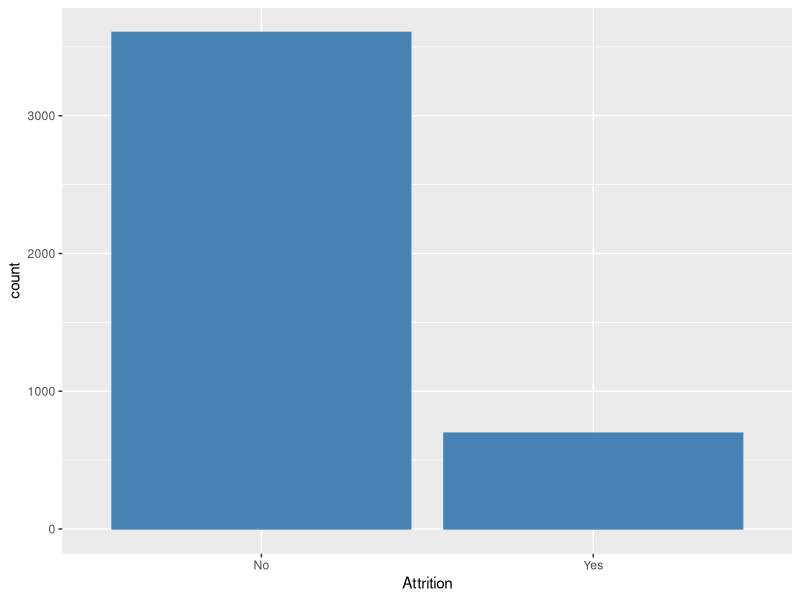
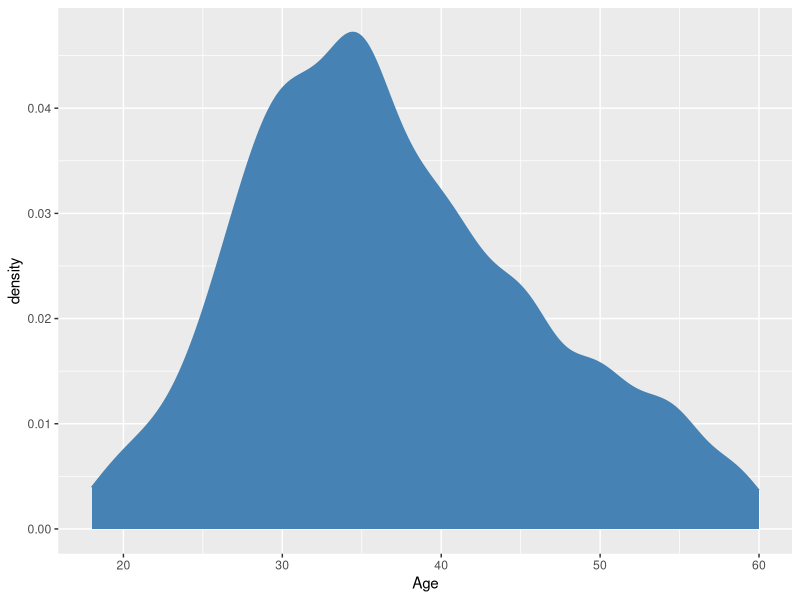
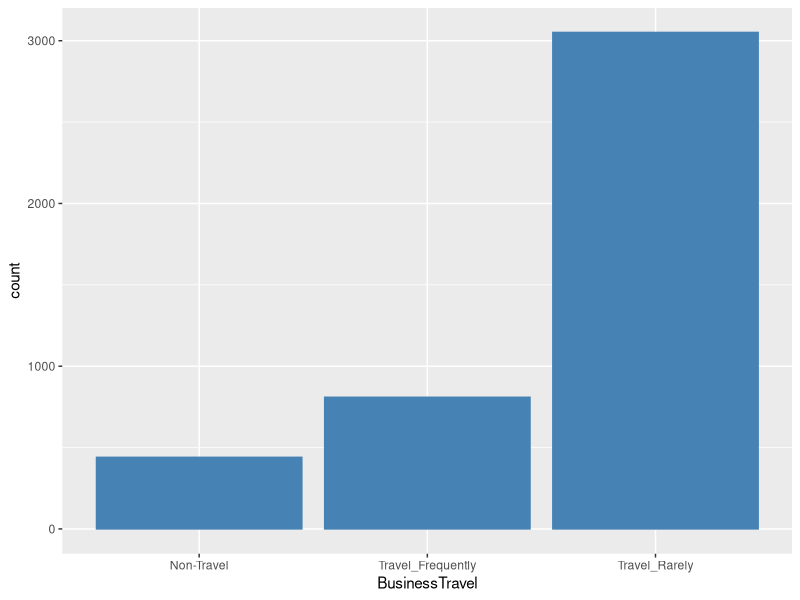
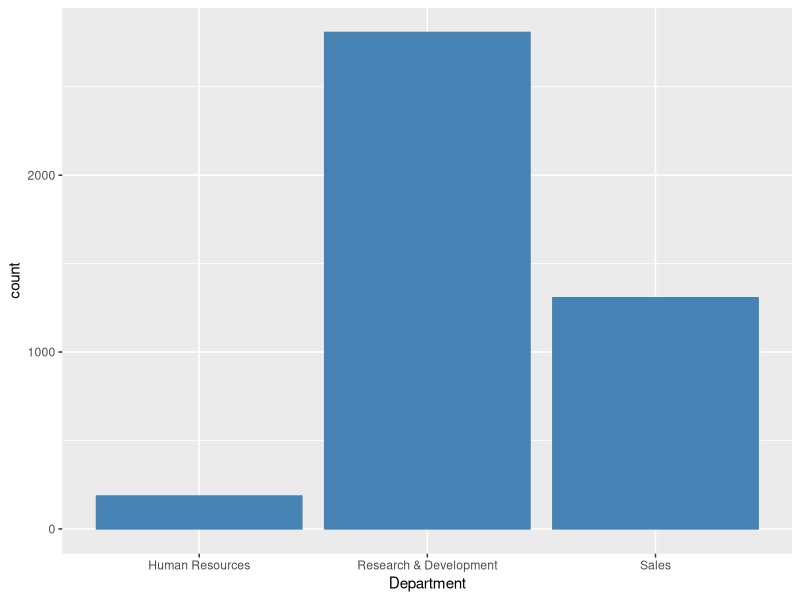
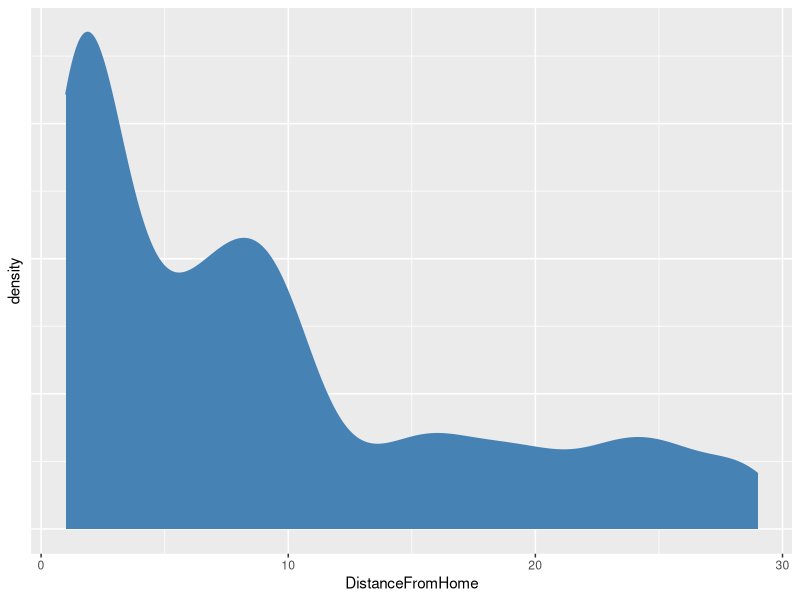
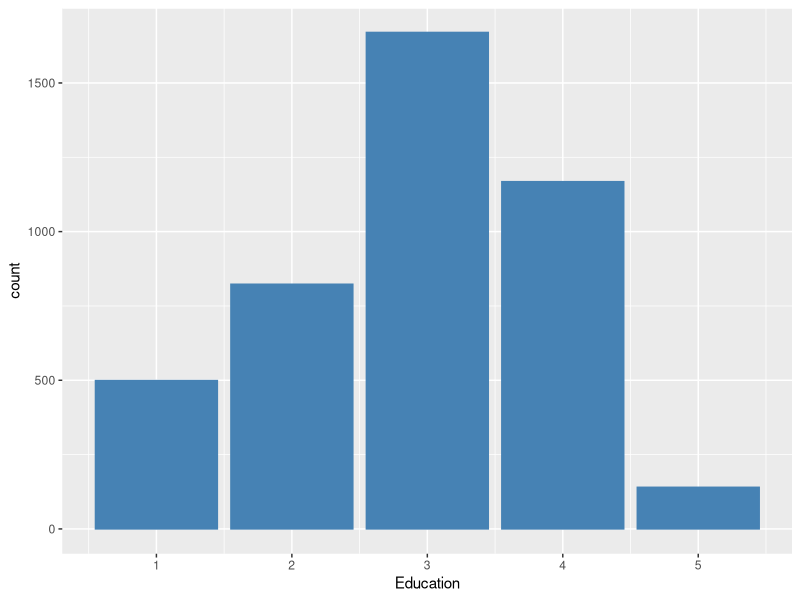
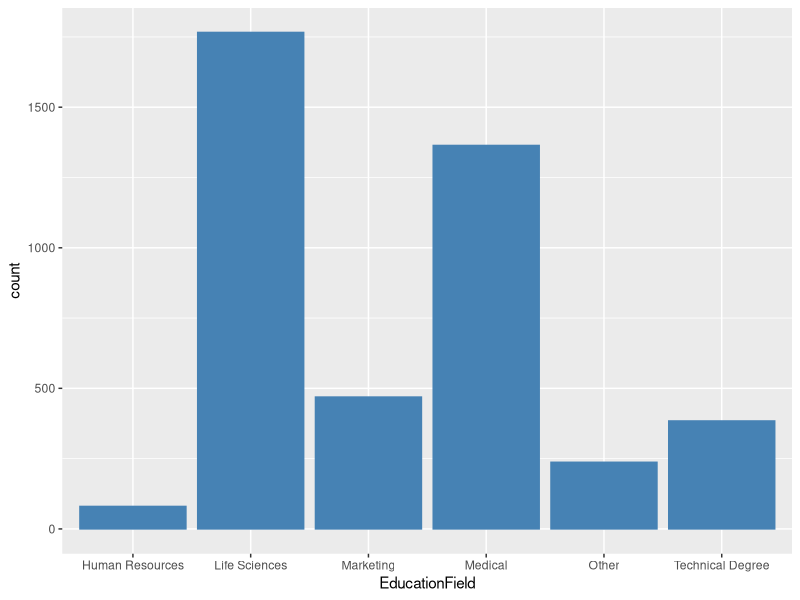
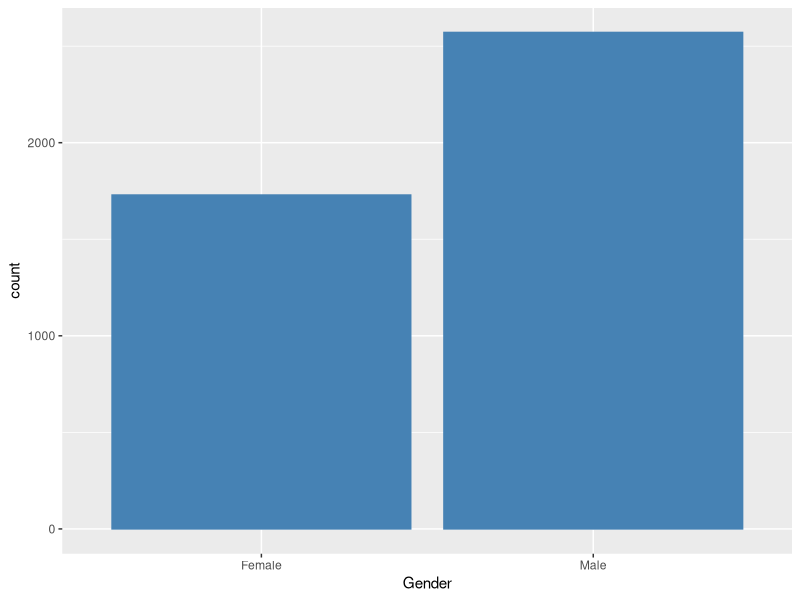

Generate these figures, in order, with R:
# clean environment 
rm(list=ls())

# imports
library(ggplot2)
library(scales)
library(gridExtra)
library(corrplot)

#Importing data from csv files and reading data into a data frame
data <- read.csv("employee_data.csv")
data <- as.data.frame(data)

#get dimensions of data frame
dim(data)

#Structure of the data frame
structure(data)

#Get the first and last 10 rows
head(data,10)
tail(data,10)

#Show summary of the dataframe
summary(data)

# Data with attrition is Yes and No
dataNo <- data[data$Attrition == "No",]
dataYes <- data[data$Attrition == "Yes",]

# Simple visualization 

# Attrition Rate
Attrition <- ggplot(data = data, aes(Attrition)) 
Attrition <- Attrition + geom_bar(fill = "steelblue", color ="steelblue") 
Attrition

# Age 
Age <- ggplot(data = data, aes(Age))
Age <- Age + geom_density(fill = "steelblue", color ="steelblue") 
Age

# Business Travel
BTravel <- ggplot(data = data, aes(BusinessTravel))
BTravel <- BTravel + geom_bar(fill = "steelblue", color ="steelblue") 
BTravel

# Department 
Department <- ggplot(data = data, aes(Department))
Department <- Department + geom_bar(fill = "steelblue", color ="steelblue") 
Department

# Distance From Home
DistFromHome <- ggplot(data = data, aes(x = DistanceFromHome))
DistFromHome <- DistFromHome + geom_density(fill = "steelblue", color ="steelblue")
DistFromHome + theme(axis.text.y=element_blank(), axis.ticks.y=element_blank())

# Education
Education <- ggplot(data = data, aes(Education))
Education <- Education + geom_bar(fill = "steelblue", color ="steelblue") 
Education

# Education Field
EducationField <- ggplot(data = data, aes(EducationField))
EducationField <- EducationField + geom_bar(fill = "steelblue", color ="steelblue") 
EducationField

# Gender 
Gender <- ggplot(data = data, aes(Gender))
Gender <- Gender + geom_bar(fill = "steelblue", color ="steelblue") 
Gender

# JobLevel
JobLevel <- ggplot(data = data, aes(JobLevel))
JobLevel <- JobLevel + geom_bar(fill = "steelblue", color ="steelblue") 
JobLevel

# JobRole
JobRole <- ggplot(data = data, aes(JobRole))
JobRole <- JobRole + geom_bar(fill = "steelblue", color ="steelblue") 
JobRole + theme(axis.text.x = element_text(angle = 30, hjust = 1))

# MaritalStatus
MaritalStatus <- ggplot(data = data, aes(MaritalStatus))
MaritalStatus <- MaritalStatus + geom_bar(fill = "steelblue", color ="steelblue") 
MaritalStatus

# MonthlyIncome
MonthlyIncome <- ggplot(data = data, aes(MonthlyIncome))
MonthlyIncome <- MonthlyIncome + geom_density(fill = "steelblue", color ="steelblue")
MonthlyIncome + theme(axis.text.y=element_blank(), axis.ticks.y=element_blank())

# NumCompaniesWorked
NumCompaniesWorked <- ggplot(data = data, aes(NumCompaniesWorked))
NumCompaniesWorked <- NumCompaniesWorked + geom_bar(fill = "steelblue", color ="steelblue") 
NumCompaniesWorked

# PercentSalaryHike
PercentSalaryHike <- ggplot(data = data, aes(PercentSalaryHike))
PercentSalaryHike <- PercentSalaryHike + geom_density(fill = "steelblue", color ="steelblue") 
PercentSalaryHike + theme(axis.text.y=element_blank(), axis.ticks.y=element_blank())

# StockOptionLevel
StockOptionLevel <- ggplot(data = data, aes(StockOptionLevel))
StockOptionLevel <- StockOptionLevel + geom_bar(fill = "steelblue", color ="steelblue") 
StockOptionLevel

# TotalWorkingYears
TotalWorkingYears <- ggplot(data = data, aes(TotalWorkingYears))
TotalWorkingYears <- TotalWorkingYears + geom_density(fill = "steelblue", color ="steelblue") 
TotalWorkingYears + theme(axis.text.y=element_blank(), axis.ticks.y=element_blank())

# YearsAtCompany
YearsAtCompany <- ggplot(data = data, aes(YearsAtCompany))
YearsAtCompany <- YearsAtCompany + geom_density(fill = "steelblue", color ="steelblue") 
YearsAtCompany + theme(axis.text.y=element_blank(), axis.ticks.y=element_blank())

# YearsSinceLastPromotion
YearsSinceLastPromotion <- ggplot(data = data, aes(YearsSinceLastPromotion))
YearsSinceLastPromotion <- YearsSinceLastPromotion + geom_density(fill = "steelblue", color ="steelblue") 
YearsSinceLastPromotion + theme(axis.text.y=element_blank(), axis.ticks.y=element_blank())

# YearsWithCurrManager
YearsWithCurrManager <- ggplot(data = data, aes(YearsWithCurrManager))
YearsWithCurrManager <- YearsWithCurrManager + geom_bar(fill = "steelblue", color ="steelblue") 
YearsWithCurrManager

# EnvironmentSatisfaction
EnvironmentSatisfaction <- ggplot(data = data, aes(EnvironmentSatisfaction))
EnvironmentSatisfaction <- EnvironmentSatisfaction + geom_bar(fill = "steelblue", color ="steelblue") 
EnvironmentSatisfaction

# JobSatisfaction
JobSatisfaction <- ggplot(data = data, aes(JobSatisfaction))
JobSatisfaction <- JobSatisfaction + geom_bar(fill = "steelblue", color ="steelblue") 
JobSatisfaction

# WorkLifeBalance
WorkLifeBalance <- ggplot(data = data, aes(WorkLifeBalance))
WorkLifeBalance <- WorkLifeBalance + geom_bar(fill = "steelblue", color ="steelblue") 
WorkLifeBalance

# JobInvolvement
JobInvolvement <- ggplot(data = data, aes(JobInvolvement))
JobInvolvement <- JobInvolvement + geom_bar(fill = "steelblue", color ="steelblue") 
JobInvolvement

# PerformanceRating
PerformanceRating <- ggplot(data = data, aes(PerformanceRating))
PerformanceRating <- PerformanceRating + geom_bar(fill = "steelblue", color ="steelblue") 
PerformanceRating

# AverageWorkingHours
AverageWorkingHours <- ggplot(data = data, aes(AverageWorkingHours))
AverageWorkingHours <- AverageWorkingHours + geom_density(fill = "steelblue", color ="steelblue") 
AverageWorkingHours  + theme(axis.text.y=element_blank(), axis.ticks.y=element_blank())



######################## Attrition VS Categorical Data ########################

# Attrition Vs Gender
AttVGender <- ggplot(data = data, aes(fill=Attrition, Gender)) + geom_bar(position="fill") 
AttVGender

# Attrition Vs BusinessTravel
TravVAttr <- ggplot(data = data, aes(fill=Attrition, BusinessTravel)) + geom_bar(position="fill") 
TravVAttr

# Attrition Vs WorkLifeBalance
BalanceVAttr <- ggplot(data = data, aes(fill=Attrition, WorkLifeBalance)) + geom_bar(position="fill") 
BalanceVAttr

# Attrition Vs Education
AttrVEdu <- ggplot(data = data, aes(Education, fill=Attrition)) + geom_bar(position = "fill")
AttrVEdu

# Attrition Vs Education Field
AttrVEdu <- ggplot(data = data, aes(EducationField, fill=Attrition)) + geom_bar(position = "fill") 
AttrVEdu

# Attrition Vs JobLevel
AttrVJL <- ggplot(data = data, aes(JobLevel, fill=Attrition)) + geom_bar(position = "fill")
AttrVJL

# Attrition Vs MaritalStatus
AttrVStatus <- ggplot(data = data, aes(MaritalStatus, fill=Attrition)) + geom_bar(position = "fill")
AttrVStatus

# Attrition vs Dep
AttVDep <- ggplot(data = data, aes(Department, fill = Attrition)) + geom_bar(position = "fill")
AttVDep

# Attrition vs JobRole
AttVJR <- ggplot(data = data, aes(JobRole, fill = Attrition)) + geom_bar(position = "fill")
AttVJR

# Attrition vs Env Satisfaction
AttVEnvSat <- ggplot(data = data, aes(EnvironmentSatisfaction, fill = Attrition)) + geom_bar(position = "fill")
AttVEnvSat

# Attrition vs Job satisfaction
AttVJobSat <- ggplot(data = data, aes(JobSatisfaction, fill = Attrition)) + geom_bar(position = "fill")
AttVJobSat

######################## Attrition VS Continous Data ########################

# Attrition VS Age
AttVAge <- ggplot(data=data, aes(y = Age, x = Attrition)) + geom_boxplot(aes(color = Attrition)) 
AttVAge + theme(axis.text.y=element_blank(), axis.ticks.y=element_blank())

# Attrition VS DistanceFromHome
AttrVDist <- ggplot(data = data, aes(DistanceFromHome)) + geom_bar(aes(fill = Attrition), position = "fill")
AttrVDist

# Attrition VS Salary hike 
AttVHike <- ggplot(data = data, aes(x = Attrition, y = data$PercentSalaryHike)) + geom_boxplot()
AttVHike

# Attrition VS (num of companies / totalyears)
rateOfAttrition <- data$NumCompaniesWorked/data$TotalWorkingYears
data$rateOfAttrition <- c(rateOfAttrition)
AttrVRate <- ggplot(data = data, aes(x = Attrition ,y=rateOfAttrition)) + geom_boxplot()
AttrVRate

AttrVRate <- ggplot(data = data, aes(x = Attrition ,y=TotalWorkingYears, color = Attrition)) + geom_boxplot()
AttrVRate

# Attrition vs Training times last year
AttVTrain <- ggplot(data = data, aes(y = TrainingTimesLastYear,x = Attrition, color = Attrition)) + geom_boxplot()
AttVTrain

# Attrition vs TotalWorkingHours
AttVWorkingHours <- ggplot(data = data, aes(y = AverageWorkingHours,x = Attrition, color = Attrition)) + geom_boxplot()
AttVWorkingHours

# Attrition VS Years With current manager
AttVCurrManager <- ggplot(data = data, aes(y = YearsWithCurrManager, x = Attrition,  color = Attrition)) + geom_boxplot()
AttVCurrManager

# Attrition vs years at company
AttVYearsAtCompany <- ggplot(data = data, aes(y = YearsAtCompany, x = Attrition,  color = Attrition)) + geom_boxplot()
AttVYearsAtCompany

######################## Experimental Insights ########################

# Age vs Gender
AgeVGender <- ggplot(data = data, aes(y=Age, x=Gender)) + geom_boxplot(aes(fill=Gender))
AgeVGender

# BusinessTravel Vs Age & Gender
TravelVAgeAndGender <- ggplot(data = data, aes(x = BusinessTravel, y = Age)) + geom_boxplot(aes(fill = Gender))
TravelVAgeAndGender

# DistanceFromHome and gender
DistVGender <- ggplot(data = data, aes(y=DistanceFromHome, x=Gender)) + geom_boxplot(aes(fill = Gender))
DistVGender

# Attrition Vs DistanceFromHome, Gender
data$Attrition <- as.factor(data$Attrition)
AttVDistGender <- ggplot(data = data, aes(x=Attrition, y=DistanceFromHome)) + geom_boxplot(aes(fill = Gender))
AttVDistGender

# Attrition Vs Age & Gender
AttVAgeAndGender <- ggplot(data = data, aes(x = Attrition, y = Age)) + geom_boxplot(aes(fill = Gender))
AttVAgeAndGender

# Monthly salary vs education field
SalaryVEducationField <- ggplot(data = data, aes(x = EducationField ,y=MonthlyIncome)) + geom_boxplot()
SalaryVEducationField

# Monthly salary vs performance
data$PerformanceRating <- as.factor(data$PerformanceRating)
SalaryVPerf <- ggplot(data = data, aes(x = PerformanceRating ,y = MonthlyIncome)) + geom_boxplot()
SalaryVPerf

# Marital Status Vs Working Hours
StatusVHours <- ggplot(data = data, aes(x = MaritalStatus ,y = AverageWorkingHours)) + geom_boxplot()
StatusVHours

# Education field vs dep
EducFieldVDep <- ggplot(data = data, aes(EducationField, fill = Department))
EducFieldVDep <- EducFieldVDep + geom_bar(position = "fill")
EducFieldVDep

dataYes$JobSatisfaction <- as.factor(dataYes$JobSatisfaction)
dataYes$EnvironmentSatisfaction <- as.factor(dataYes$EnvironmentSatisfaction)
dataYes$WorkLifeBalance <- as.factor(dataYes$WorkLifeBalance)

data$JobSatisfaction <- as.factor(data$JobSatisfaction)
data$EnvironmentSatisfaction <- as.factor(data$EnvironmentSatisfaction)
data$WorkLifeBalance <- as.factor(data$WorkLifeBalance)

dataNo$JobSatisfaction <- as.factor(dataNo$JobSatisfaction)
dataNo$EnvironmentSatisfaction <- as.factor(dataNo$EnvironmentSatisfaction)
dataNo$WorkLifeBalance <- as.factor(dataNo$WorkLifeBalance)

# Attired females distance from home vs. Env. Satisfaction 
FemalesYWithDistanceAndEnvS <- ggplot(data = dataYes[dataYes$Gender == "Female" , ], aes(y = DistanceFromHome, x = EnvironmentSatisfaction,color= EnvironmentSatisfaction)) + geom_boxplot()
FemalesYWithDistanceAndEnvS+stat_summary(fun.y=mean, geom="point", shape=20, size=3, color="red", fill="red")

# Non-Attired females distance from home vs. Env. Satisfaction 
FemalesNWithDistanceAndEnvS <- ggplot(data = dataNo[dataNo$Gender == "Female" , ], aes(y = DistanceFromHome, x = EnvironmentSatisfaction,color= EnvironmentSatisfaction)) + geom_boxplot()
FemalesNWithDistanceAndEnvS+stat_summary(fun.y=mean, geom="point", shape=20, size=3, color="red", fill="red")

# Males distance from home vs. Env. Satisfaction 
MalesWithDistanceAndEnvS <- ggplot(data = data[data$Gender == "Male" , ], aes(y = DistanceFromHome, x = EnvironmentSatisfaction, color = EnvironmentSatisfaction)) + geom_boxplot()
MalesWithDistanceAndEnvS+stat_summary(fun.y=mean, geom="point", shape=20, size=3, color="red", fill="red")

# Monthly Income Vs. Job Role
IncomeVsRole <- ggplot(data = data, aes(y = MonthlyIncome,color= JobRole)) + geom_boxplot()
IncomeVsRole

# Monthly Income Vs. Department
IncomeVsDep <- ggplot(data = data, aes(y = MonthlyIncome,color= Department)) + geom_boxplot()
IncomeVsDep



